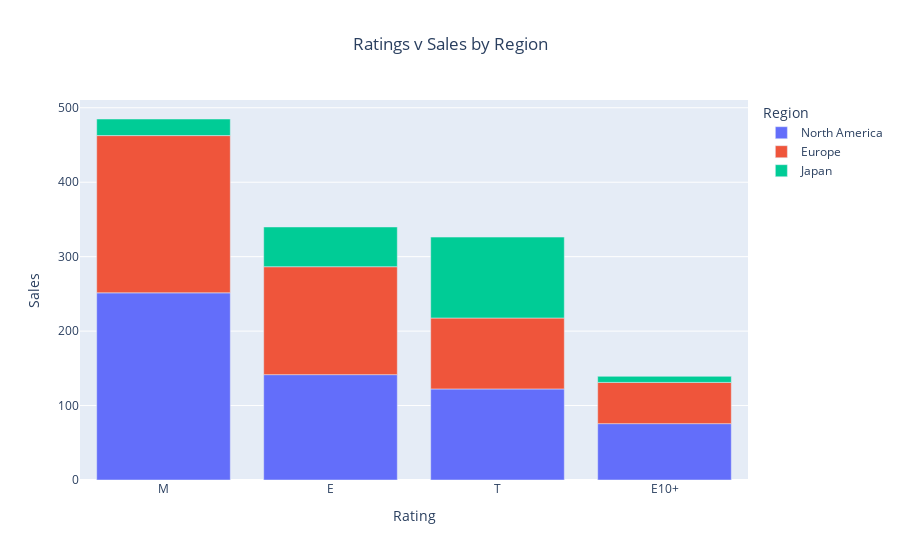

The notebook cell saved with this chart:
### Markdown cell above
Now let's create a bar graph to analyze.

### Code cell
# Creating bar chart
region_ratings = px.bar(ratings_combined, 
                        title = 'Ratings v Sales by Region')

# Add labels and titles
region_ratings.update_layout(
    title = {'text': 'Ratings v Sales by Region', 'x': 0.5},
    xaxis_title = 'Rating', 
    yaxis_title = 'Sales',
    legend_title = 'Region'
)

# Update the legend names
region_ratings.for_each_trace(lambda t: t.update(name = {'na_sales': 'North America', 
                                                         'eu_sales': 'Europe', 
                                                         'jp_sales': 'Japan'}[t.name]))

region_ratings.show()

### Figure 1 — Plotly figure (JSON) as saved in the notebook; plotly's stock layout.template omitted (floating-point values rounded to 4 significant figures)
{"data": [{"hovertemplate": "variable=na_sales<br>rating=%{x}<br>value=%{y}<extra></extra>", "legendgroup": "na_sales", "marker": {"color": "#636efa", "pattern": {"shape": ""}}, "name": "North America", "orientation": "v", "showlegend": true, "textposition": "auto", "type": "bar", "x": ["M", "E", "T", "E10+"], "xaxis": "x", "y": [251.4, 141.5, 122.3, 75.7], "yaxis": "y"}, {"hovertemplate": "variable=eu_sales<br>rating=%{x}<br>value=%{y}<extra></extra>", "legendgroup": "eu_sales", "marker": {"color": "#EF553B", "pattern": {"shape": ""}}, "name": "Europe", "orientation": "v", "showlegend": true, "textposition": "auto", "type": "bar", "x": ["M", "E", "T", "E10+"], "xaxis": "x", "y": [211.2, 145.0, 95.28, 55.37], "yaxis": "y"}, {"hovertemplate": "variable=jp_sales<br>rating=%{x}<br>value=%{y}<extra></extra>", "legendgroup": "jp_sales", "marker": {"color": "#00cc96", "pattern": {"shape": ""}}, "name": "Japan", "orientation": "v", "showlegend": true, "textposition": "auto", "type": "bar", "x": ["M", "E", "T", "E10+"], "xaxis": "x", "y": [22.29, 53.4, 108.7, 8.19], "yaxis": "y"}], "layout": {"barmode": "relative", "legend": {"title": {"text": "Region"}, "tracegroupgap": 0}, "title": {"text": "Ratings v Sales by Region", "x": 0.5}, "xaxis": {"anchor": "y", "domain": [0, 1], "title": {"text": "Rating"}}, "yaxis": {"anchor": "x", "domain": [0, 1], "title": {"text": "Sales"}}}}
